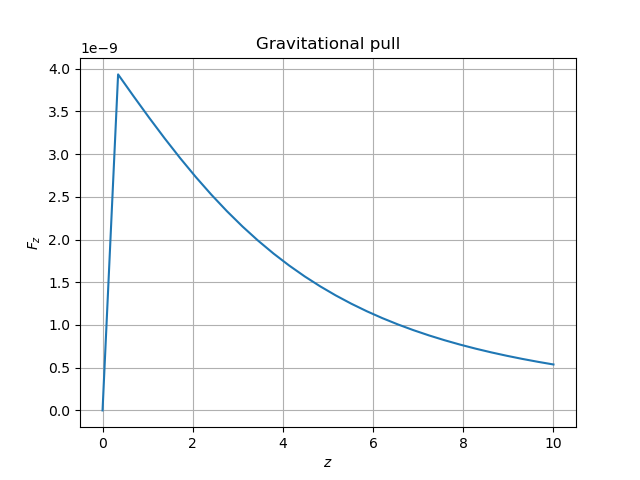

Write the Python code that produced this figure.
import numpy as np
from matplotlib import pyplot as plt
from scipy.constants import gravitational_constant
import sys, os
sys.path.append(os.path.abspath("."))
from Packages.Integration import GaussQuad2d

G = gravitational_constant

'''
Gravitational pull of a uniform sheet
'''
M = 1000
Area = 10*10
sigma = M/Area

def Fz(z):
    Integrand = lambda x,y : G*sigma*z/(x**2 + y**2 + z**2)**(3/2)
    Integral = GaussQuad2d(-5,5,100,Integrand)
    return np.nan_to_num(Integral)


Z = np.linspace(0,10,30)
F = np.array([Fz(z)for z in Z])
plt.plot(Z,F)
plt.xlabel(r'$z$')
plt.ylabel(r'$F_z$')
plt.title('Gravitational pull')
plt.grid()
plt.savefig('Ques14/Q14.png')
plt.show()

